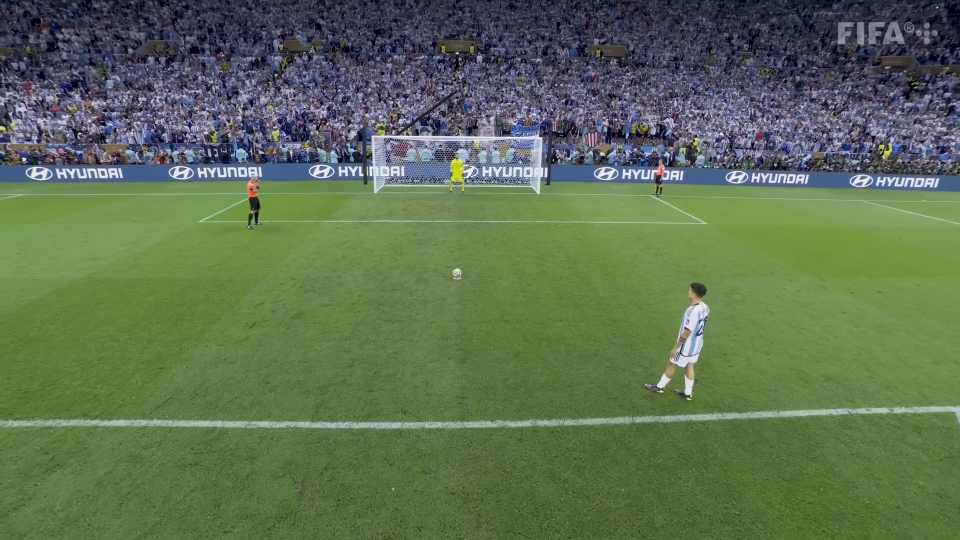
#> input picture frame 13 of Data/videos/arg-fra-wc2022/arg-fra-wc2022-4.mp4, 1920 x 1080 px (shown at 1/2 size)
$ python Label_videos.py
#> lines starting #> are read from the running program, lines starting #| are printed output that depends on the picture; after the words box and inside, x2 and y2 are one past the last pixel; in counts of white or black regions, pixels touching at a corner belong together
import cv2
import os
import pandas as pd
from glob import glob

VIDEO_DIR = "videos"
EXT = ".mp4"
OUT_CSV = "labels.csv"

labels = []
video_files = sorted(glob(os.path.join(VIDEO_DIR, "**", f"*{EXT}"), recursive=True))
print(f"🔎 {len(video_files)} vídeos encontrados.")

for path in video_files:
    relative_path = os.path.relpath(path, VIDEO_DIR)
    result = None
    direction = None
    angle = None

    print(f"\n▶️ {relative_path}")
    print("g = Golo, f = Falhado | 1 = Esquerda, 2 = Meio, 3 = Direita | s = Ângulo Traseiro SIM, n = NÃO | Enter = Guardar")

    while True:
        cap = cv2.VideoCapture(path)

        while cap.isOpened():
            ret, frame = cap.read()
#> frame is the input picture: shape (1080, 1920, 3); mean B, G, R 81.1, 111.7, 93.3
            if not ret:
                break

            frame = cv2.resize(frame, (720, 480))
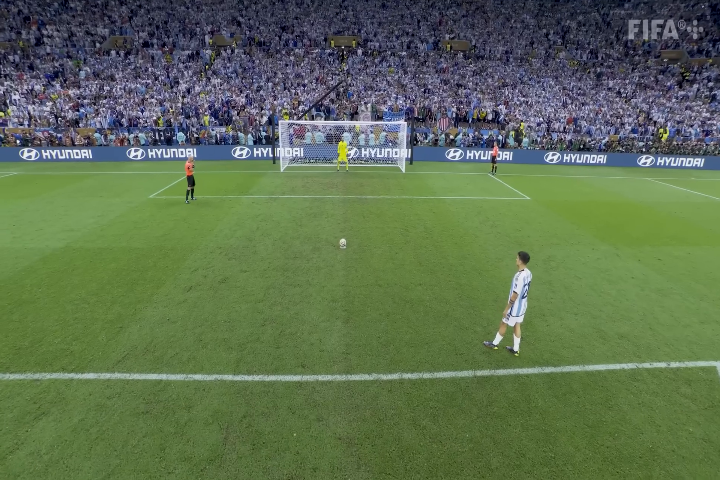
#> frame: shape (480, 720, 3); mean B, G, R 81, 111.6, 93.2
            cv2.putText(frame, f"{relative_path}", (10, 25), cv2.FONT_HERSHEY_SIMPLEX, 0.8, (255,255,255), 2)
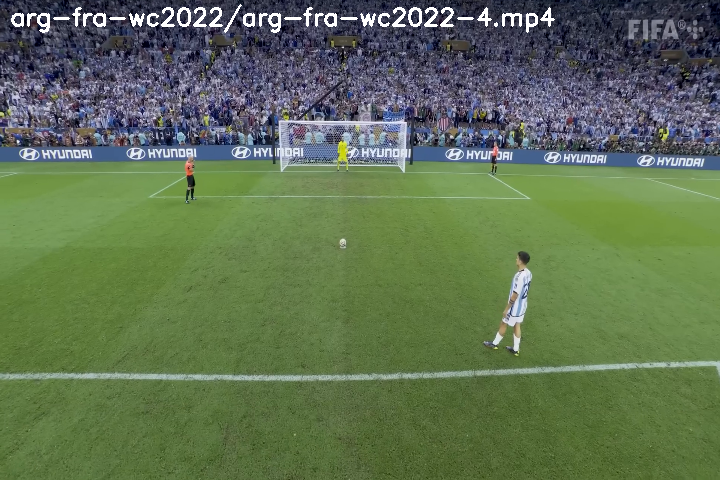
#> frame: shape (480, 720, 3); 1% of pixels changed, all inside (x1, y1, x2, y2) = (11, 4, 555, 33)
            if result:
                cv2.putText(frame, f"Resultado: {result}", (10, 60), cv2.FONT_HERSHEY_SIMPLEX, 0.7, (0,255,0), 2)
            if direction:
                cv2.putText(frame, f"Direcao: {direction}", (10, 90), cv2.FONT_HERSHEY_SIMPLEX, 0.7, (0,255,0), 2)
            if angle:
                cv2.putText(frame, f"Angulo traseiro: {angle}", (10, 120), cv2.FONT_HERSHEY_SIMPLEX, 0.7, (0,255,0), 2)

            cv2.imshow("Rotulador", frame)
            key = cv2.waitKey(30) & 0xFF
#> (key q is pressed here)

            if key == ord("g"):
                result = "golo"
            elif key == ord("f"):
                result = "falhado"
            elif key == ord("1"):
                direction = "esquerda"
            elif key == ord("2"):
                direction = "meio"
            elif key == ord("3"):
                direction = "direita"
            elif key == ord("s"):
                angle = "sim"
            elif key == ord("n"):
                angle = "nao"
            elif key == 13:  # ENTER
                if not result:
                    print("⚠️ Falta selecionar o resultado (g = golo, f = falhado).")
                elif not direction:
                    print("⚠️ Falta selecionar a direção (1 = esquerda, 2 = meio, 3 = direita).")
                elif not angle:
                    print("⚠️ Falta indicar se há ângulo traseiro (s = sim, n = não).")
                else:
                    labels.append({
                        "video": relative_path,
                        "resultado": result,
                        "direcao": direction,
                        "angulo_traseiro": angle
                    })
                    print(f"✅ Guardado: {result}, {direction}, {angle}")
                    cap.release()
                    cv2.destroyAllWindows()
                    break
            elif key == ord("q"):
                print("🛑 Interrompido.")
                cap.release()
                cv2.destroyAllWindows()
                exit()
#> (the program exits here)

$ run again, starting later in the video
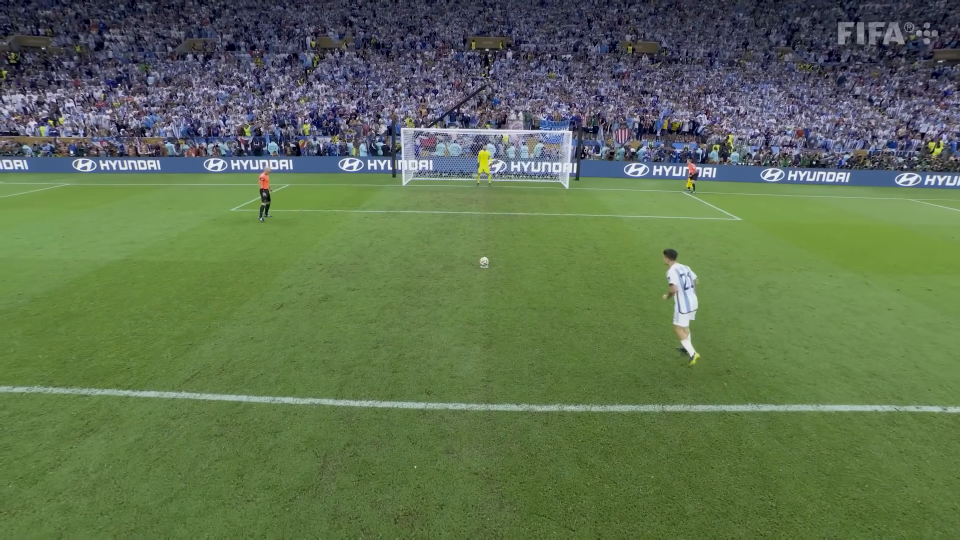
#> input picture frame 58 of Data/videos/arg-fra-wc2022/arg-fra-wc2022-4.mp4, 1920 x 1080 px (shown at 1/2 size)
#> frame is the input picture: shape (1080, 1920, 3); mean B, G, R 81, 112.6, 94
#> `frame = cv2.resize(frame, (720, 480))`:
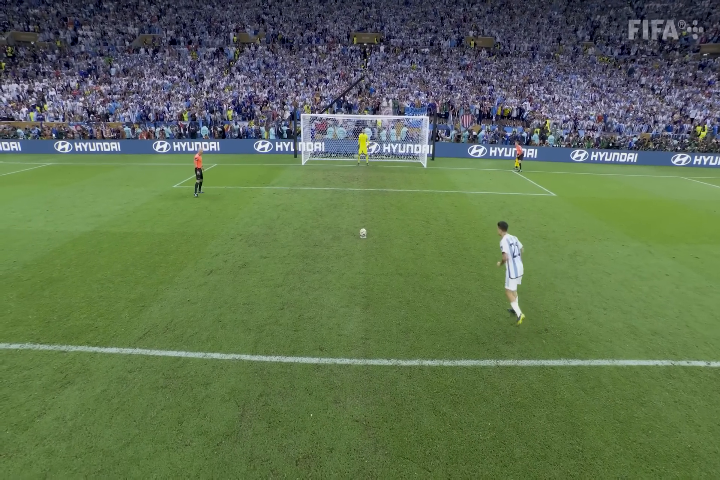
#> frame: shape (480, 720, 3); mean B, G, R 80.9, 112.5, 93.9
#> `cv2.putText(frame, f"{relative_path}", (10, 25), cv2.FONT_HERSHEY_SIMP..`:
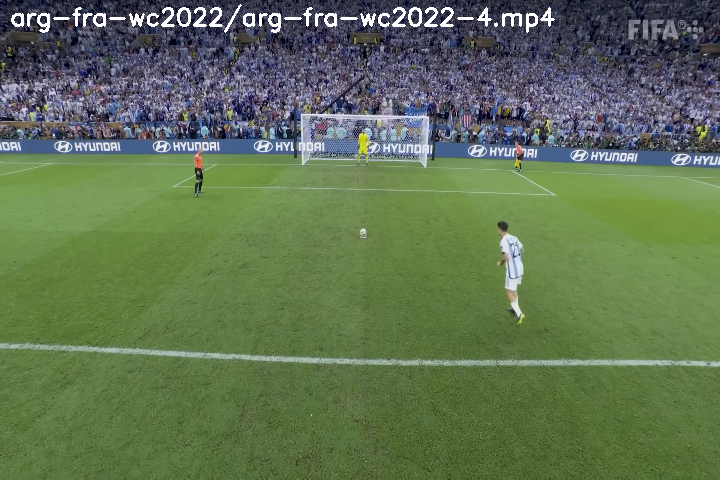
#> frame: shape (480, 720, 3); 1% of pixels changed, all inside (x1, y1, x2, y2) = (11, 4, 555, 33)

$ run again, starting later in the video
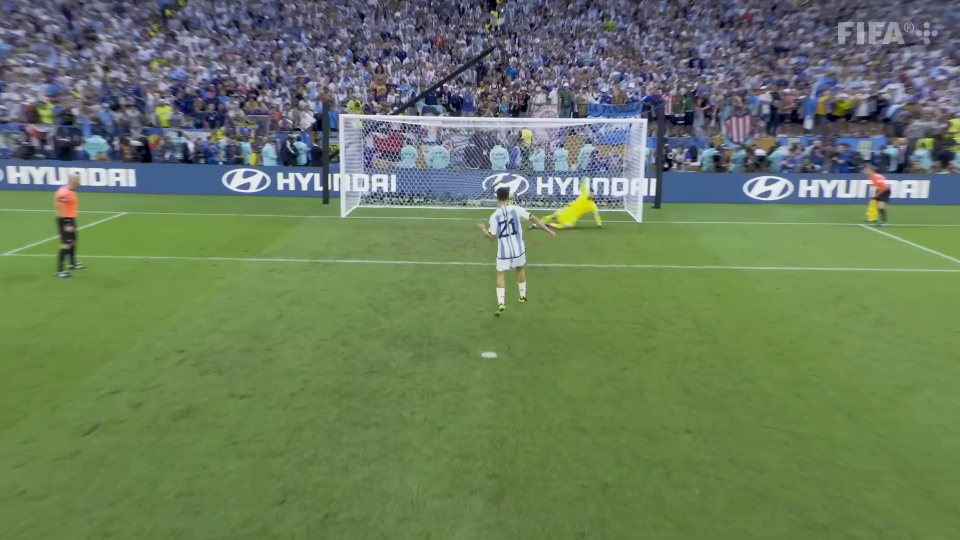
#> input picture frame 104 of Data/videos/arg-fra-wc2022/arg-fra-wc2022-4.mp4, 1920 x 1080 px (shown at 1/2 size)
#> frame is the input picture: shape (1080, 1920, 3); mean B, G, R 93.2, 124.1, 104.9
#> `frame = cv2.resize(frame, (720, 480))`:
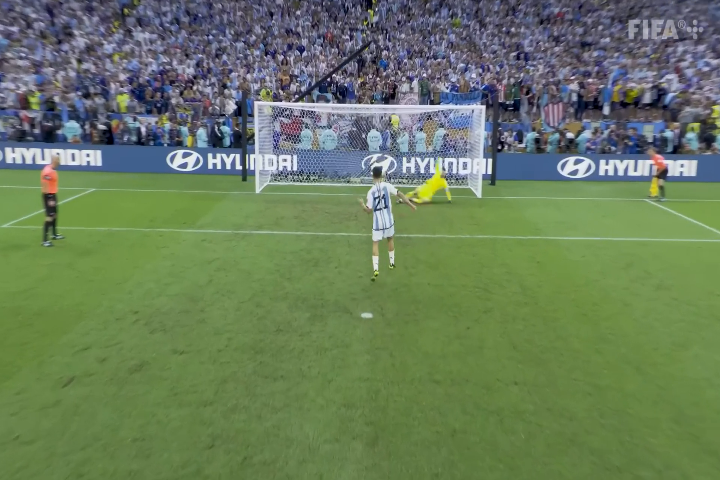
#> frame: shape (480, 720, 3); mean B, G, R 93.1, 124, 104.9
#> `cv2.putText(frame, f"{relative_path}", (10, 25), cv2.FONT_HERSHEY_SIMP..`:
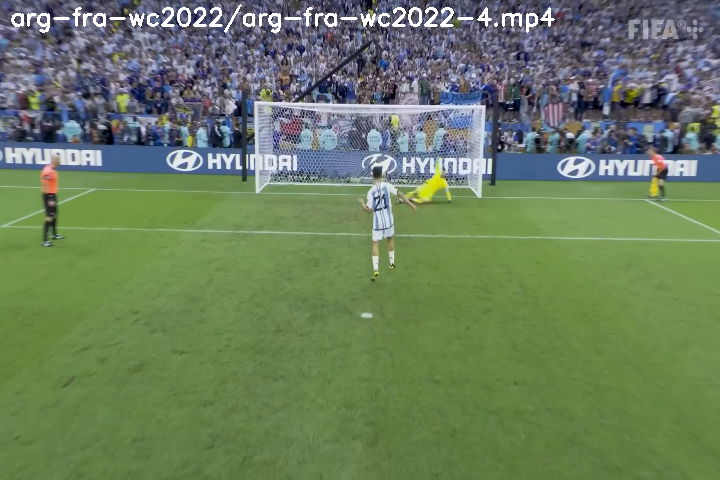
#> frame: shape (480, 720, 3); 1% of pixels changed, all inside (x1, y1, x2, y2) = (11, 4, 555, 33)
